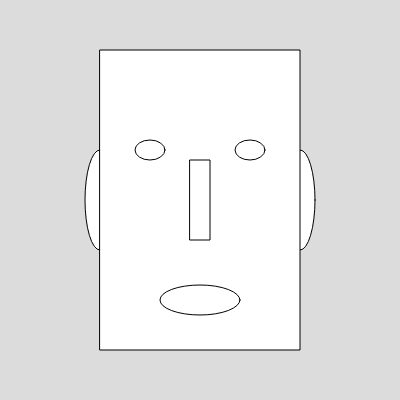
Frame 1 (no input)
Frame 60 (no input): identical to frame 1, image omitted
Frame 120 (the mouse pressed at the canvas centre since frame 60): identical to frame 1, image omitted

The p5.js sketch that drew this single still picture (run headless with seeded random() and noise() and a simulated clock; from frame 60 on, the mouse is pressed at the canvas centre):

// p5.js sketch
// ── sketch.js
function setup() {
  createCanvas(400, 400);
  rectMode(CENTER);
}

function draw() {
  background(220);
  ears (100,200)
  ears (300,200)
  face();
  eye(150, 150);
  eye(250, 150);
  nose();
  mouth();
}

function face() {
  rect(width / 2, height / 2, 200, 300);
}

function eye(x, y) {
  ellipse(x, y, 30, 20);
}

function nose() {
  rect(width / 2, 200, 20, 80); 
}

function mouth() {
  // Draw an ellipse for the mouth
  ellipse(width / 2, 300, 80, 30);
}

function ears (x, y) {
  ellipse(x, y, 30, 100);
}
